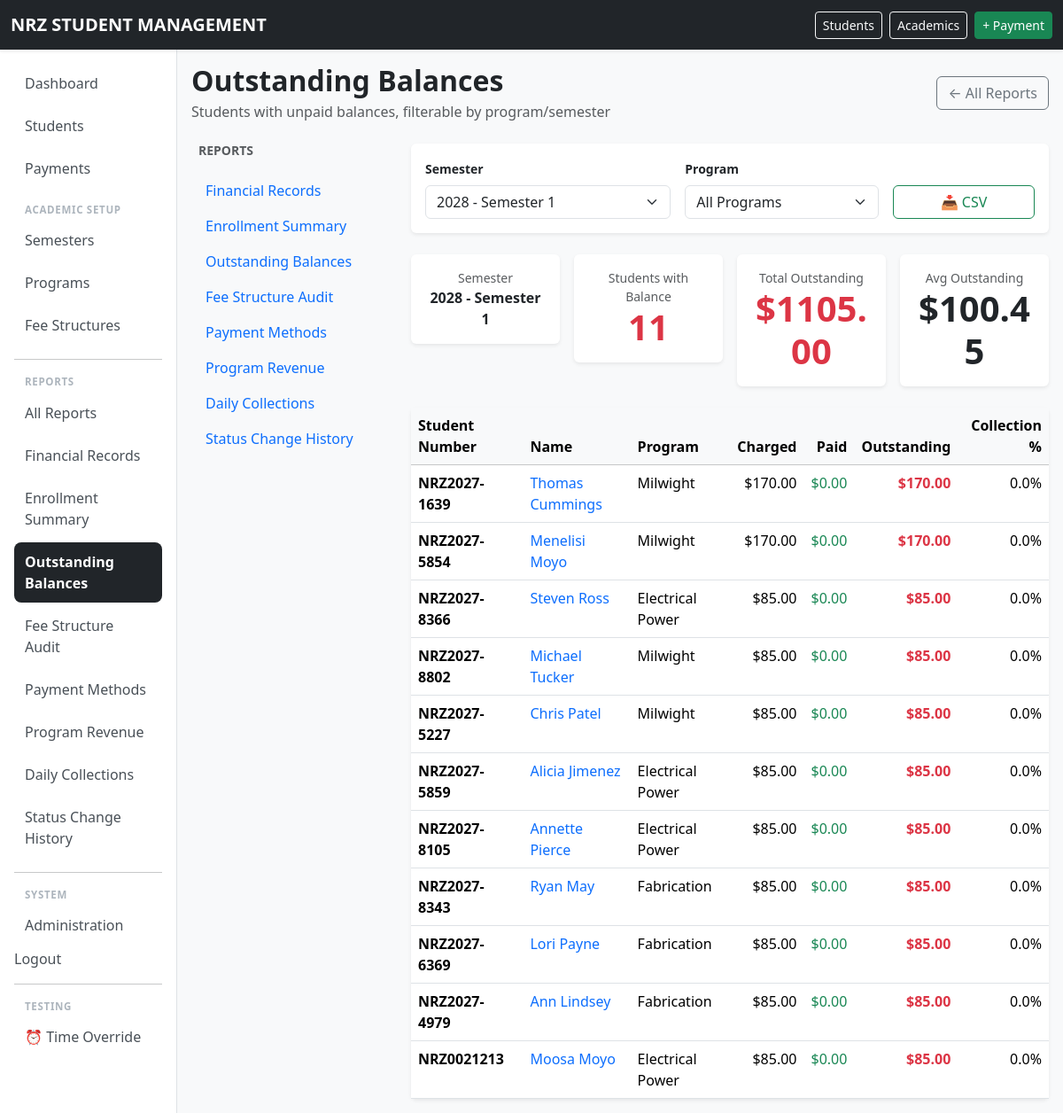
The page /reports/outstanding/ (signed in) on the database as committed earlier.
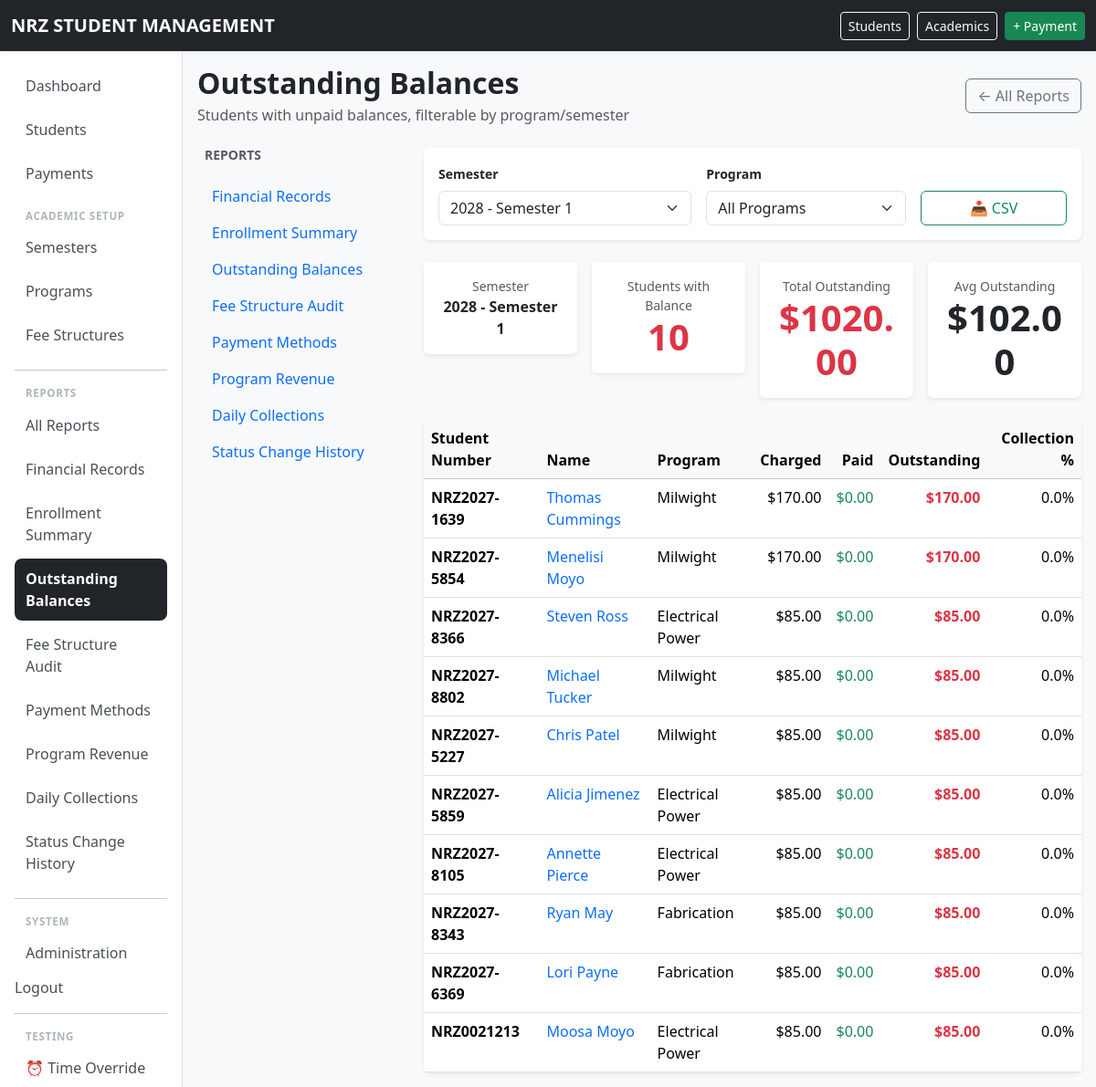
The same page on the database as committed later.
### school/models.py (models this page shows, shortened)
class Student(models.Model):
    ACTIVE = "ACTIVE"
    DEFERRED = "DEFERRED"
    WITHDRAWN = "WITHDRAWN"
    COMPLETED = "COMPLETED"
    STATUS_CHOICES = [
        (ACTIVE, "Active"),
        (DEFERRED, "Deferred"),
        (WITHDRAWN, "Withdrawn"),
        (COMPLETED, "Completed"),
    ]
    student_number = models.CharField(
        max_length=30,
        unique=True,
    )
    first_name = models.CharField(
        max_length=100,
    )
    national_id = models.CharField(
        max_length=100,
    )
    last_name = models.CharField(
        max_length=100,
    )
    date_of_birth = models.DateField(
        null=True,
        blank=True,
    )
    gender = models.CharField(
        max_length=20,
        blank=True,
    )
    guardian_name = models.CharField(
        max_length=150,
        blank=True,
    )
    guardian_phone = models.CharField(
        max_length=30,
        blank=True,
    )
    student_phone = models.CharField(
        max_length=30,
        blank=True ,
    )
    address = models.TextField(
        blank=True,
    )
    program = models.ForeignKey(
        Program,
        on_delete=models.PROTECT,
        related_name="students",
    )
    intake_year = models.ForeignKey(
        AcademicYear,
        on_delete=models.PROTECT,
        related_name="students",
    )
    status = models.CharField(
        max_length=20,
        choices=STATUS_CHOICES,
        default=ACTIVE,
    )
    created_at = models.DateTimeField(
        auto_now_add=True,
    )
    class Meta:
        ordering = [
            "last_name",
            "first_name",
        ]
        permissions = [
            ("can_view_financial_reports", "Can view financial reports"),
            ("can_view_outstanding_reports", "Can view outstanding balances"),
            ("can_record_payments", "Can record payments"),
        ]

class Program(models.Model):
    CATEGORY_CHOICES = [
        ("NC", "National Certificate"),
        ("NQ", "National Qualification"),
        ("OTHER", "Other"),
    ]
    code = models.CharField(
        max_length=30,
        unique=True,
    )
    name = models.CharField(
        max_length=150,
        unique=True,
    )
    description = models.TextField(
        blank=True,
    )
    duration_years = models.PositiveSmallIntegerField()
    category = models.CharField(
        max_length=10,
        choices=CATEGORY_CHOICES,
        default="OTHER",
    )
    active = models.BooleanField(
        default=True,
    )
    class Meta:
        ordering = ["name"]

### school/views.py (the view, shortened to what this page needs)
# urls.py: path("reports/outstanding/", views.outstanding_report, name="outstanding_report"),
@permission_required("school.can_view_outstanding_reports", raise_exception=True)
def outstanding_report(request):
    today = get_current_date()
    current_semester = Semester.objects.filter(
        start_date__lte=today, end_date__gte=today
    ).first()
    semester = _get_filtered_semester(request, current_semester)
    program_filter = _get_filtered_program(request)
    export_format = request.GET.get("format")
    students_qs = outstanding_students(semester)
    if program_filter:
        students_qs = students_qs.filter(program=program_filter)
    from django.core.paginator import Paginator
    paginator = Paginator(students_qs, 25)
    page_obj = paginator.get_page(request.GET.get("page"))
    total_charged = sum(s.charged or Decimal("0") for s in students_qs)
    total_paid = sum(s.paid or Decimal("0") for s in students_qs)
    total_outstanding = total_charged - total_paid
    avg_outstanding = (total_outstanding / students_qs.count()) if students_qs.count() > 0 else Decimal("0")
    all_semesters = Semester.objects.select_related("academic_year").order_by(
        "-academic_year__name", "number"
    )
    all_programs = Program.objects.filter(active=True).order_by("name")
    context = {
        "semester": semester,
        "page_obj": page_obj,
        "program_filter": program_filter,
        "all_semesters": all_semesters,
        "all_programs": all_programs,
        "today": today,
        "total_charged": total_charged,
        "total_paid": total_paid,
        "total_outstanding": total_outstanding,
        "avg_outstanding": avg_outstanding,
        "total_students": students_qs.count(),
        "report": next((r for r in REPORTS if r["view"] == "outstanding_report"), None),
        "reports": REPORTS,
    }
    return render(request, "school/reports/outstanding.html", context)

### school/context_processors.py (called while the page is built)
def time_override_enabled(request):
    return {
        'ENABLE_TIME_OVERRIDE': getattr(settings, 'ENABLE_TIME_OVERRIDE', False)
    }

### school/models.py (called while the page is built)
def outstanding_students(semester, limit=None):
    from django.db.models import F, Q
    from django.db.models.functions import Coalesce
    students = Student.objects.filter(
        enrollments__semester=semester,
        enrollments__status=Enrollment.ACTIVE,
    ).annotate(
        charged=Coalesce(Sum(
            "charges__amount",
            filter=Q(charges__fee_item__fee_structure__semester=semester),
        ), Decimal("0")),
        paid=Coalesce(Sum(
            "payments__amount",
            filter=Q(payments__semester=semester),
        ), Decimal("0")),
    ).filter(
        charged__gt=F("paid")
    ).order_by("-charged")
    if limit:
        students = students[:limit]
    return students

    @classmethod
    def get_frozen_time(cls):
        obj = cls.objects.first()
        return obj.frozen_datetime if obj else None

    def __str__(self):
        return f"{self.academic_year.name} - Semester {self.number}"

### school/utils/time_utils.py (called while the page is built)
def get_current_date():
    return get_current_datetime().date()

### templates/school/reports/outstanding.html (shortened to what the changed rows need)
{% extends "school/reports/_base.html" %}
{% load school_tags %}
{% block report_content %}
{% if semester %}
<div class="row g-3 mb-4">
    <div class="col-6 col-md-3">
        <div class="card border-0 shadow-sm text-center p-3">
            <div class="text-muted small">Semester</div>
            <div class="fw-bold">{{ semester }}</div>
        </div>
    </div>
    <div class="col-6 col-md-3">
        <div class="card border-0 shadow-sm text-center p-3">
            <div class="text-muted small">Students with Balance</div>
            <div class="display-6 fw-bold text-danger">{{ total_students }}</div>
        </div>
    </div>
    <div class="col-6 col-md-3">
        <div class="card border-0 shadow-sm text-center p-3">
            <div class="text-muted small">Total Outstanding</div>
            <div class="display-6 fw-bold text-danger">
                ${{ total_outstanding|floatformat:2 }}
            </div>
        </div>
    </div>
<div class="col-6 col-md-3">
            <div class="card border-0 shadow-sm text-center p-3">
                <div class="text-muted small">Avg Outstanding</div>
                <div class="display-6 fw-bold">
                    ${{ avg_outstanding|floatformat:2 }}
                </div>
            </div>
        </div>
</div>
{% endif %}
<div class="card border-0 shadow-sm">
    <div class="card-body p-0">
        <div class="table-responsive">
            <table class="table table-hover mb-0">
                <thead class="table-light">
                    <tr>
                        <th>Student Number</th>
                        <th>Name</th>
                        <th>Program</th>
                        <th class="text-end">Charged</th>
                        <th class="text-end">Paid</th>
                        <th class="text-end">Outstanding</th>
                        <th class="text-end">Collection %</th>
                    </tr>
                </thead>
                <tbody>
                    {% for student in page_obj %}
                    {% with charged=student.charged|default:0 paid=student.paid|default:0 %}
                    <tr>
                        <td class="fw-bold">{{ student.student_number }}</td>
                        <td>
                            <a href="{% url 'student_detail' student.pk %}" class="text-decoration-none">
                                {{ student.first_name }} {{ student.last_name }}
                            </a>
                        </td>
                        <td>{{ student.program.name }}</td>
                        <td class="text-end">${{ charged|floatformat:2 }}</td>
                        <td class="text-end text-success">${{ paid|floatformat:2 }}</td>
                        <td class="text-end {% if charged|sub:paid > 0 %}text-danger fw-bold{% else %}text-success{% endif %}">
                            ${{ charged|sub:paid|floatformat:2 }}
                        </td>
                        <td class="text-end">
                            {% if charged > 0 %}
                                {{ paid|div:charged|mul:100|floatformat:1 }}%
                            {% else %}
                                0%
                            {% endif %}
                        </td>
                    </tr>
                    {% endwith %}
                    {% empty %}
                    <tr>
                        <td colspan="7" class="text-center text-muted py-4">
                            No students with outstanding balances{% if semester %} for {{ semester }}{% endif %}.
                        </td>
                    </tr>
                    {% endfor %}
                </tbody>
            </table>
        </div>
    </div>
</div>
{% endblock %}

Rows that differ between the two databases and show on the page:
no longer on this page (row edited): Student: student_number "NRZ2027-4979", first_name "Ann", last_name "Lindsey", program.name "Fabrication", value "85.00", value "0.00", value "0.0"
Other text that changed with them:
{{ total_students }}: "11" → "10"
{{ total_outstanding|floatformat:2 }}: "1105.00" → "1020.00"
{{ avg_outstanding|floatformat:2 }}: "100.45" → "102.00"
